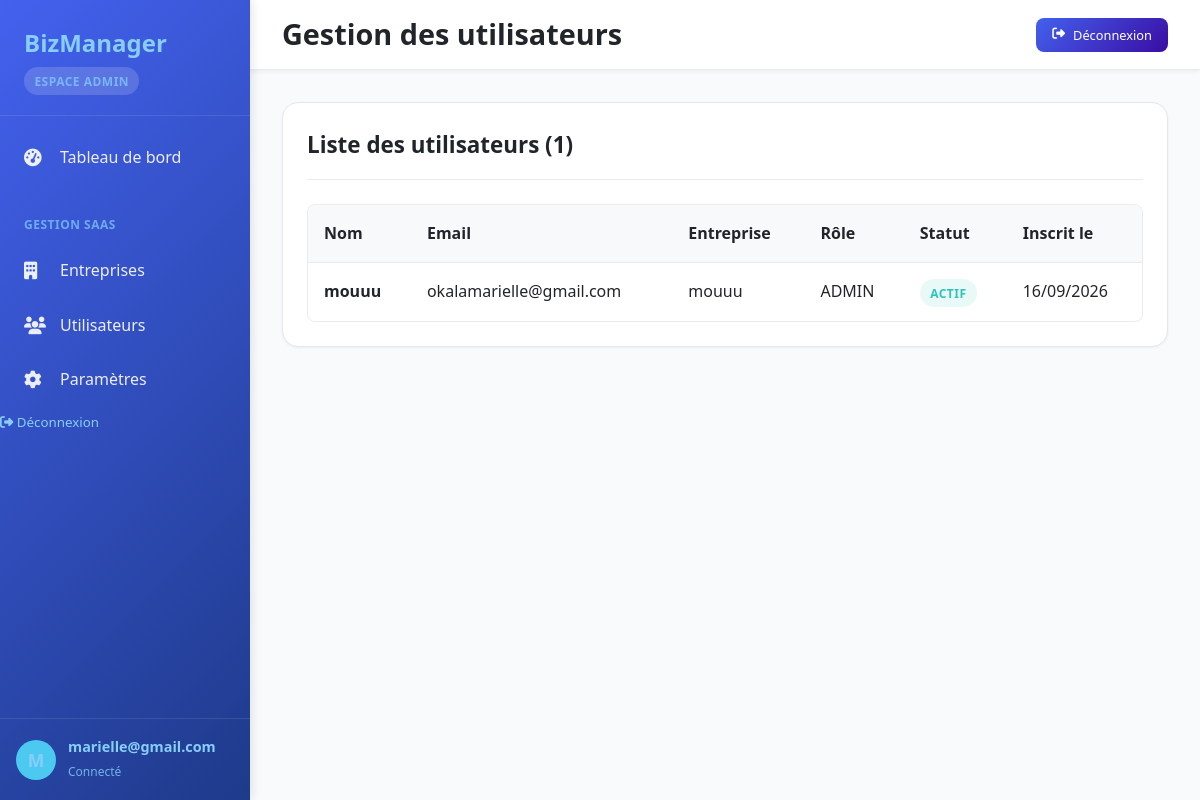
The app's page /sysadmin/users/ (signed in) with its own data.
### core/models.py (models this page shows, shortened)
class CustomUser(AbstractUser):
    ROLE_CHOICES = [('admin','Admin'),('user','User')]
    email = models.EmailField(unique=True)
    full_name = models.CharField(max_length=255)
    company = models.ForeignKey(Company, on_delete=models.CASCADE, null=True, blank=True, related_name='users')
    role = models.CharField(max_length=20, choices=ROLE_CHOICES, default='user')
    USERNAME_FIELD = 'email'
    REQUIRED_FIELDS = ['username', 'full_name']

class Company(models.Model):
    PLAN_CHOICES = [('starter','Starter'),('business','Business'),('enterprise','Enterprise')]
    STATUS_CHOICES = [('active','Actif'),('inactive','Inactif'),('suspended','Suspendu')]
    name = models.CharField(max_length=255)
    address = models.TextField(null=True, blank=True)
    city = models.CharField(max_length=100, null=True, blank=True)
    postal_code = models.CharField(max_length=20, null=True, blank=True)
    country = models.CharField(max_length=100, null=True, blank=True)
    phone = models.CharField(max_length=20, null=True, blank=True)
    website = models.CharField(max_length=255, null=True, blank=True)
    email = models.EmailField(max_length=255, null=True, blank=True)
    plan = models.CharField(max_length=50, choices=PLAN_CHOICES, default='starter')
    subscription_status = models.CharField(max_length=50, choices=STATUS_CHOICES, default='inactive')
    created_at = models.DateTimeField(auto_now_add=True)
    logo = models.ImageField(
        upload_to='logos/', null=True, blank=True,
        validators=[
            FileExtensionValidator(['jpg','jpeg','png','webp']),
            validate_logo_size
        ]
    )

### core/views/admin.py (the view)
# urls.py: path('sysadmin/users/', admin.admin_users, name='admin_users'),
@admin_required
def admin_users(request):
    users = CustomUser.objects.select_related('company').filter(is_superuser=False).order_by('-date_joined')
    return render(request, 'admin/users.html', {'users': users})

### core/views/admin.py (called while the page is built)
def admin_required(view_func):
    @wraps(view_func)
    @login_required
    def _wrapped_view(request, *args, **kwargs):
        if not request.user.is_authenticated:
            return redirect('accueil')
        if not request.user.is_superuser:
            messages.error(request, "Accès interdit : admin système uniquement.")
            return redirect('dashboard')
        return view_func(request, *args, **kwargs)
    return _wrapped_view

### templates/admin/users.html (shortened to what this page needs)
{% extends 'base.html' %}
{% block header_title %}Gestion des utilisateurs{% endblock %}
{% block content %}
<div class="content-section">
    <div class="section-header">
        <h2>Liste des utilisateurs ({{ users.count }})</h2>
    </div>
    {% if not users %}
    <div class="empty-state">
        <i class="fas fa-users fa-3x"></i>
        <h3>Aucun utilisateur</h3>
    </div>
    {% else %}
    <div class="table-responsive">
        <table class="data-table">
            <thead>
                <tr>
                    <th>Nom</th>
                    <th>Email</th>
                    <th>Entreprise</th>
                    <th>Rôle</th>
                    <th>Statut</th>
                    <th>Inscrit le</th>
                </tr>
            </thead>
            <tbody>
                {% for u in users %}
                <tr>
                    <td><strong>{{ u.full_name }}</strong></td>
                    <td>{{ u.email }}</td>
                    <td>{{ u.company.name|default:"-" }}</td>
                    <td>{{ u.get_role_display }}</td>
                    <td>
                        <span class="badge badge-{% if u.is_active %}success{% else %}danger{% endif %}">
                            {% if u.is_active %}Actif{% else %}Inactif{% endif %}
                        </span>
                    </td>
                    <td>{{ u.date_joined|date:"d/m/Y" }}</td>
                </tr>
                {% endfor %}
            </tbody>
        </table>
    </div>
    {% endif %}
</div>
{% endblock %}

### templates/base.html (shortened to what this page needs)
{% load static %}
<!DOCTYPE html>
<html lang="fr">
<head>
    <link rel="stylesheet" href="https://cdnjs.cloudflare.com/ajax/libs/font-awesome/6.4.0/css/all.min.css">
    <link rel="stylesheet" href="{% static 'css/app.css' %}">
</head>
<body>
    <div class="dashboard-container">
        <aside class="sidebar" id="app-sidebar">
            <div class="sidebar-header">
                <h2>BizManager</h2>
                <div class="company-info">
                    {% if user.is_superuser %}
                    <small class="badge" style="background:rgba(255,255,255,0.2);">Espace Admin</small>
                    {% else %}
                    <small><i class="fas fa-building me-1"></i> {{ user.company.name|default:"Mon Entreprise" }}</small>
                    {% endif %}
                </div>
            </div>
            <ul class="sidebar-menu">
                {% if user.is_superuser %}
                <li><a href="{% url 'admin_dashboard' %}" class="{% if request.resolver_match.url_name == 'admin_dashboard' %}active{% endif %}"><i class="fas fa-tachometer-alt"></i> Tableau de bord</a></li>
                <li class="menu-section">Gestion SaaS</li>
                <li><a href="{% url 'admin_companies' %}"><i class="fas fa-building"></i> Entreprises</a></li>
                <li><a href="{% url 'admin_users' %}"><i class="fas fa-users"></i> Utilisateurs</a></li>
                <li><a href="{% url 'admin_settings' %}"><i class="fas fa-cog"></i> Paramètres</a></li>
                {% endif %}
                <li>
                    <form method="POST" action="{% url 'logout' %}" style="display:inline">
                        <button type="submit" class="logout-link" style="background:none; border:none; color:inherit; cursor:pointer; width:100%; text-align:left; padding:0">
                            <i class="fas fa-sign-out-alt"></i> Déconnexion
                        </button>
                    </form>
                </li>
            </ul>
            <div class="sidebar-footer">
                <div class="user-info">
                    <div class="user-avatar">{{ user.email|slice:":1"|upper }}</div>
                    <div class="user-details"><strong>{{ user.email }}</strong><small>Connecté</small></div>
                </div>
            </div>
        </aside>
        <main class="main-content">
            <header class="dashboard-header">
                <h1>{% block header_title %}Tableau de bord{% endblock %}</h1>
                <div class="user-menu">
                    <form method="POST" action="{% url 'logout' %}">
                        <button type="submit" class="btn btn-primary btn-sm"><i class="fas fa-sign-out-alt"></i> Déconnexion</button>
                    </form>
                </div>
            </header>
            <div class="content-wrapper">
                {% block content %}{% endblock %}
            </div>
        </main>
    </div>
</body>
</html>

### static/css/app.css (style rules this page uses)
:root { --primary: #4361ee; --primary-dark: #3a0ca3; --secondary: #4cc9f0; --success: #2ec4b6; --warning: #ff9f1c; --danger: #e71d36; --light: #f8f9fa; --dark: #212529; --gray: #6c757d; --gray-light: #e9ecef; --sidebar-width: 250px; --header-height: 70px; }
* { margin: 0; padding: 0; box-sizing: border-box; font-family: 'Segoe UI', Tahoma, Geneva, Verdana, sans-serif; }
body { background-color: #f5f7fb; color: var(--dark); line-height: 1.6; }
.dashboard-container { display: flex; min-height: 100vh; }
.sidebar { width: var(--sidebar-width); background: linear-gradient(135deg, var(--primary) 0%, var(--primary-dark) 100%); color: lightskyblue; display: flex; flex-direction: column; position: fixed; height: 100vh; z-index: 1000; box-shadow: 2px 0 10px rgba(0,0,0,0.1); }
.sidebar-header { padding: 1.5rem; border-bottom: 1px solid rgba(255,255,255,0.1); }
.sidebar-header h2 { font-size: 1.5rem; font-weight: 700; margin-bottom: 0.5rem; }
.company-info { font-size: 0.8rem; opacity: 0.8; }
.sidebar-menu { list-style: none; flex: 1; overflow-y: auto; padding: 1rem 0; }
.sidebar-menu li { margin-bottom: 0.2rem; }
.menu-section { padding: 1rem 1.5rem 0.5rem; font-size: 0.75rem; text-transform: uppercase; letter-spacing: 0.5px; opacity: 0.7; font-weight: 600; margin-top: 1rem; }
.sidebar-menu a { display: flex; align-items: center; padding: 0.8rem 1.5rem; color: rgba(255,255,255,0.9); text-decoration: none; transition: all 0.3s ease; font-weight: 500; }
.sidebar-menu a i { width: 1.5rem; margin-right: 0.75rem; font-size: 1.1rem; }
.logout-link { color: var(--danger-light) !important; }
.sidebar-footer { padding: 1rem; border-top: 1px solid rgba(255,255,255,0.1); }
.user-info { display: flex; align-items: center; gap: 0.75rem; }
.user-avatar { width: 40px; height: 40px; border-radius: 50%; background: var(--secondary); display: flex; align-items: center; justify-content: center; font-weight: bold; font-size: 1.1rem; }
.user-details { flex: 1; }
.user-details strong { display: block; font-size: 0.9rem; }
.user-details small { font-size: 0.75rem; opacity: 0.8; }
.main-content { flex: 1; margin-left: var(--sidebar-width); min-height: 100vh; display: flex; flex-direction: column; }
.dashboard-header { background: white; padding: 1rem 2rem; border-bottom: 1px solid var(--gray-light); display: flex; justify-content: space-between; align-items: center; height: var(--header-height); box-shadow: 0 2px 4px rgba(0,0,0,0.05); }
.dashboard-header h1 { font-size: 1.8rem; font-weight: 600; color: var(--dark); }
.user-menu { display: flex; align-items: center; gap: 1rem; }
.content-wrapper { flex: 1; padding: 2rem; }
.content-section { background: white; padding: 1.5rem; border-radius: 12px; box-shadow: 0 4px 6px rgba(0,0,0,0.05); margin-bottom: 2rem; }
.section-header { display: flex; justify-content: space-between; align-items: center; margin-bottom: 1.5rem; padding-bottom: 1rem; border-bottom: 1px solid var(--gray-light); }
.section-header h2 { font-size: 1.4rem; font-weight: 600; color: var(--dark); }
.table-responsive { overflow-x: auto; border-radius: 8px; border: 1px solid var(--gray-light); }
.data-table { width: 100%; border-collapse: collapse; }
.data-table th { background-color: var(--light); padding: 1rem; text-align: left; font-weight: 600; color: var(--dark); border-bottom: 1px solid var(--gray-light); }
.data-table td { padding: 1rem; border-bottom: 1px solid var(--gray-light); }
.data-table tr:last-child td { border-bottom: none; }
.badge { padding: 0.35rem 0.65rem; border-radius: 20px; font-size: 0.75rem; font-weight: 600; text-transform: uppercase; letter-spacing: 0.5px; }
.badge-success { background-color: rgba(46, 196, 182, 0.1); color: var(--success); }
.btn { display: inline-flex; align-items: center; gap: 0.5rem; padding: 0.75rem 1.5rem; border-radius: 8px; font-weight: 500; text-decoration: none; border: none; cursor: pointer; transition: all 0.3s ease; font-size: 0.9rem; }
.btn-primary { background: linear-gradient(135deg, var(--primary) 0%, var(--primary-dark) 100%); color: white; }
.btn-sm { padding: 0.5rem 1rem; font-size: 0.8rem; }

### templates/base.html (style rules this page uses)
body { font-family: 'Outfit', 'Inter', sans-serif; background: #f8fafc }
.sidebar { background: linear-gradient(135deg, #4361ee 0%, #1e3a8a 100%); border-right: none }
.btn-primary { background: linear-gradient(135deg, #4361ee 0%, #3a0ca3 100%) }
.content-section { border-radius: 16px; border: 1px solid #e2e8f0; box-shadow: 0 1px 3px rgba(0, 0, 0, 0.05) }

### records on screen
CustomUser: email "M", email "marielle@gmail.com"
CustomUser: full_name "mouuu", email "okalamarielle@gmail.com", company.name "mouuu", role "ADMIN", is_active "ACTIF", date_joined "16/09/2026"

### other values on screen
{{ users.count }} "1"
